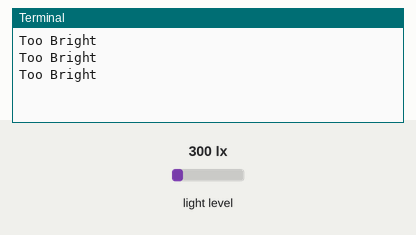
Bench run of a program on a simulated Raspberry Pi (BCM pin numbers). Shown: the last lines printed to the terminal. The test bench sets the inputs (shaded band); at power-on: light level 300 lx.

Above: at 1.2 s.
1.3 s: light level set to 40 lx
At 1.9 s:
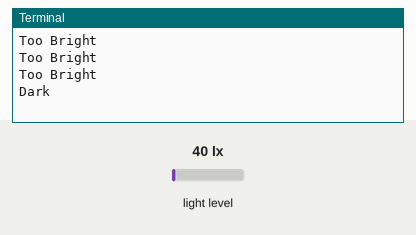
3.0 s: light level set to 0 lx
At 3.4 s:
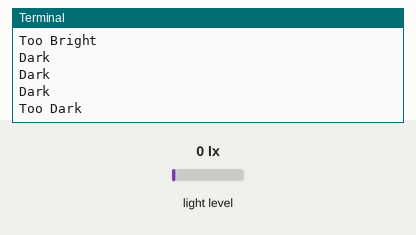
4.5 s: light level set to 65 lx
At 4.9 s:
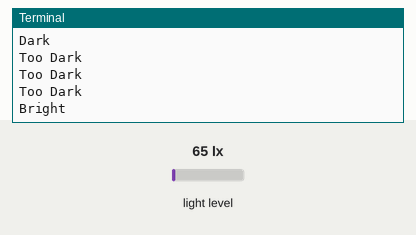

Measured:
- after the input at 1.3 s, the terminal: prints a new line after 0.21 s (image 1)
- after the input at 3.0 s, the terminal: prints a new line at once (image 2)
- after the input at 4.5 s, the terminal: prints a new line at once (image 3)

The program:

bh1750.py
```python
## Project: Communicate with light intensity sensor over I2C
## Author: Sean Emery
## Date: 6/04/202
################## Code referenced to aid understanding:
## Title: by1750.py Source code
## Author: Pibits
## Date: 2016
## Code version: 1.0
## Availability: http://www.pibits.net/code/raspberry-pi-bh1750-light-sensor.php
##################

import smbus
import time

# set device address on raspberry pi as addr
addr = 0x23 # Default device I2C address
ONE_TIME_HIGH_RES_MODE = 0x20 # from data sheet, command for one time high res read

bus = smbus.SMBus(1)  # use I2C number 1 (GPIO02 & GPIO03)

# function to return lux value of data returned from sensor
def convertToLux(data):
    # convert 2 bytes of data into a decimal number
    return ((data[1] + (256 * data[0])) / 1.2)

# function to read light in on i2c and return as a number
def readLight():
    # us smbus to read i2c data at the address addr, with command for one time
    # high resolution mode and store returned value in data
    data = bus.read_i2c_block_data(addr, ONE_TIME_HIGH_RES_MODE)
    # return the value returned from convert to number
    return convertToLux(data)


while True:
    # read light level and store in light level
    light_level = readLight()

    # test light level to output if it is too dark, dark, medium, bright or too bring
    if light_level < 20:
        print("Too Dark")
    elif light_level < 45:
        print("Dark")
    elif light_level < 65:
        print ("Medium")
    elif light_level < 150:
        print("Bright")
    else:
        print("Too Bright")

    # wait for half a second
    time.sleep(0.5)
```
